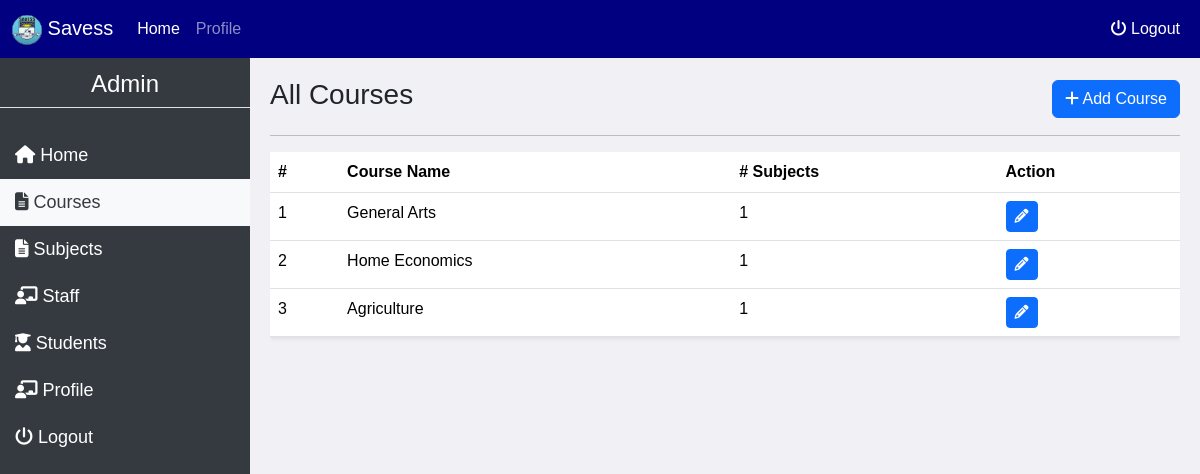
Screenshot of /tutor/index.php?page=courses (signed in) with the database file from the repository.
### tables this page shows
CREATE TABLE `courses` (
  `cid` int(11) NOT NULL,
  `cname` varchar(100) DEFAULT NULL
);

### tutor/courses.php (the view, shortened to what this page needs)
<?php
	$con = mysqli_connect('localhost', 'root', '', 'learning');
?>
<div class="main-content">
	<div class="d-flex justify-content-between align-items-center mb-3">
		<h3>All Courses</h3>
		<button class="btn btn-primary" data-bs-toggle="modal" data-bs-target="#addCourseMdl"><i class="fas fa-plus"></i> Add Course</button>
	</div> <hr>
	<div>
		<div class="table-responsive">
			<?php $sql = mysqli_query($con, "SELECT * FROM courses");
			if (mysqli_num_rows($sql) < 1) {
				echo "No Course found";
			} else { ?>
			<table class="table table-hover table-stripped shadow-sm">
				<thead>
					<tr>
						<th>#</th>
						<th>Course Name</th>
						<th># Subjects</th>
						<th>Action</th>
					</tr>
				</thead>
				<tbody>
			<?php $count = 1;
			while ($data = mysqli_fetch_assoc($sql)) { ?>
				<tr class="">
					<td><?= $count; ?></td>
					<td><?= ucfirst($data['cname']); ?></td>
					<?php $ccsql = mysqli_query($con, "SELECT COUNT(*) AS tot_stu FROM students WHERE cid = ".$data['cid']);
					$ccdata = mysqli_fetch_assoc($ccsql); ?>
					<td><?= $ccdata['tot_stu']; ?></td>
					<td>
						<button class="btn btn-primary btn-sm editCourseBtn" data-bs-toggle="modal"
						 data-bs-target="#editCourseMdl"
						 data-cid="<?= ucfirst($data['cid']); ?>"
						 data-ecname="<?= ucfirst($data['cname']); ?>">
							<i class="fas fa-pencil"></i>
						</button>
					</td>
				</tr>
			<?php $count++; } ?>
					</tbody>
			</table>
			<?php } ?>
		</div>
	</div>
</div>

### css/style.css (style rules this page uses)
body { font-family: Arial, sans-serif; background-color: #f0f0f5; margin: 0; padding: 0; }
.main-content { margin-left: 250px; padding: 20px; }

### rows the page displays
courses: cname "General Arts", tot_stu "1"
courses: cname "Home Economics", tot_stu "1"
courses: cname "Agriculture", tot_stu "1"

### other values shown
$role "Admin"
